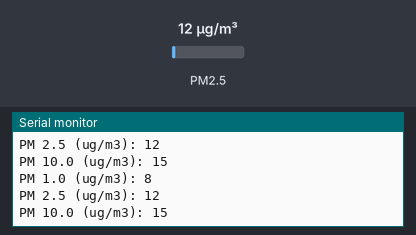
This sketch was run on a simulated Arduino Uno, built with avr-gcc and run on an emulated ATmega328P. Shown: the last lines printed to the serial monitor. The inputs (shaded band) are chosen by the test bench; at power-on: PM2.5 12 µg/m³.

Above: at 2.8 s.
2.9 s: PM2.5 set to 6 µg/m³
At 3.7 s:
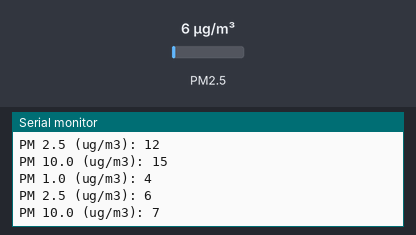
4.4 s: PM2.5 set to 75 µg/m³
At 5.4 s:
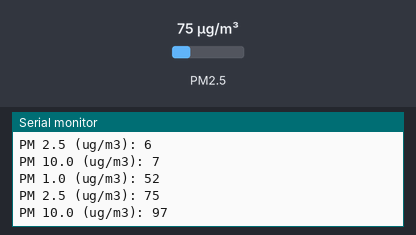
Timing chart, 0 to 7.4 s (numbered marks = the images above; inputs shaded):
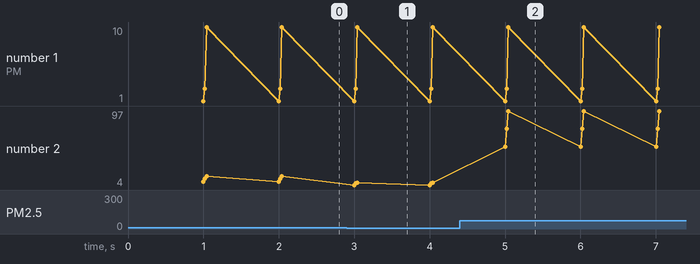

The sketch:

pmsx003-example.ino
```cpp
#include <Arduino.h>

#include <PMS.h>
#include <SoftwareSerial.h>

SoftwareSerial mySerial(16, 17); //serial pins 16,17

PMS pms(mySerial);
PMS::DATA data;

void setup()
{
    Serial.begin(9600); // 1,3 - connected via usb

    mySerial.begin(9600);

}


void loop()
{

  if (pms.read(data))
  {
    Serial.print("PM 1.0 (ug/m3): ");
    Serial.println(data.PM_AE_UG_1_0);

    Serial.print("PM 2.5 (ug/m3): ");
    Serial.println(data.PM_AE_UG_2_5);

    Serial.print("PM 10.0 (ug/m3): ");
    Serial.println(data.PM_AE_UG_10_0);

    Serial.println();
  }

/*
   if (mySerial.available()) {
      Serial.println(mySerial.read());
    }
  */
}
```

Measured:
- after the input at 2.9 s, the serial monitor: prints a new line after 0.10 s (image 1)
- after the input at 4.4 s, the serial monitor: prints a new line after 0.60 s (image 2)
- plotted number 2: 15 → 7 after the input at 2.9 s, 7 → 97 after the input at 4.4 s
